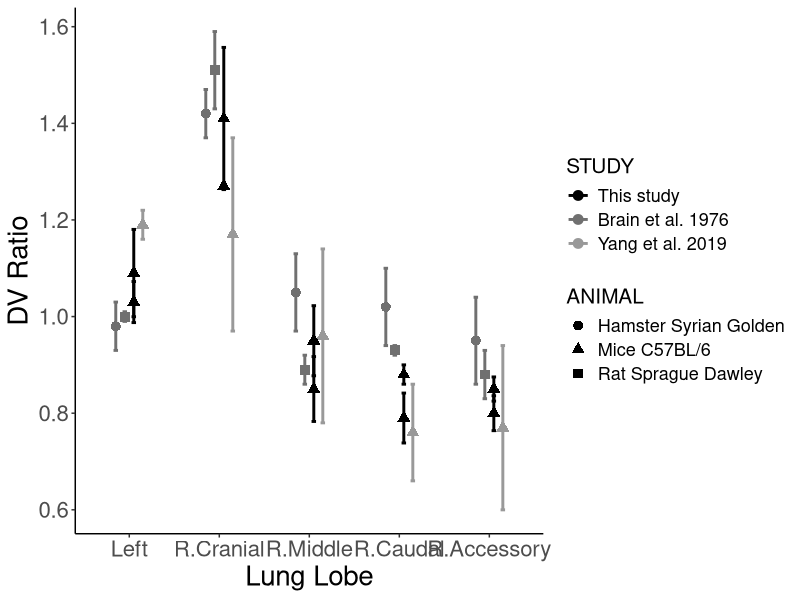

Here is the R script that generated this plot: (Note: this script raises an error after producing the figure.)
library(ggpubr)
library(ggplot2)

get_directory = function(){
  args <- commandArgs(trailingOnly = FALSE)
  file <- "--file="
  rstudio <- "RStudio"
  
  match <- grep(rstudio, args)
  if(length(match) > 0){
    return(dirname(rstudioapi::getSourceEditorContext()$path))
  }else{
    match <- grep(file, args)
    if (length(match) > 0) {
      return(dirname(normalizePath(sub(file, "", args[match]))))
    }else{
      return(dirname(normalizePath(sys.frames()[[1]]$ofile)))
    }
  }
}

wd = get_directory()
setwd(wd)

data = read.csv(file = "previous_studies_ggplot.csv")

data$LOBE = as.character(data$LOBE)
data$LOBE[data$LOBE=="left"]="Left"
data$LOBE[data$LOBE=="cranial"]="R.Cranial"
data$LOBE[data$LOBE=="middle"]="R.Middle"
data$LOBE[data$LOBE=="caudal"]="R.Caudal"
data$LOBE[data$LOBE=="accessory"]="R.Accessory"
data$LOBE = factor(data$LOBE, levels = c("Left", "R.Cranial", "R.Middle",
                                         "R.Caudal", "R.Accessory"))

data$STUDY = factor(data$STUDY, levels = c("This study", 
                                           "Brain et al. 1976", 
                                           "Yang et al. 2019"))

dodge_radiance = 0.4
ggplot(data = data, aes(x = LOBE, y = DV, group = STUDY_ANIMAL,
                        color = STUDY)) + 
  scale_colour_grey(start = 0, end = 0.6) +
  geom_point(aes(pch = ANIMAL), 
             size = 3, position=position_dodge(dodge_radiance)) + 
  geom_errorbar(aes(ymax = DV + SE, ymin = DV - SE), 
                width = 0.2,
                position=position_dodge(dodge_radiance), size = 1) +
  ylab("DV Ratio") + 
  xlab("Lung Lobe") +
  theme_classic() + 
  theme(text = element_text(size = 20, color = "black"),
        legend.title= element_text(size = 15),
        legend.text = element_text(size = 13)) +
  ggsave(filename = "fig2sub1.png", device = "png", 
         width = 10, height = 6, dpi = 1200)
